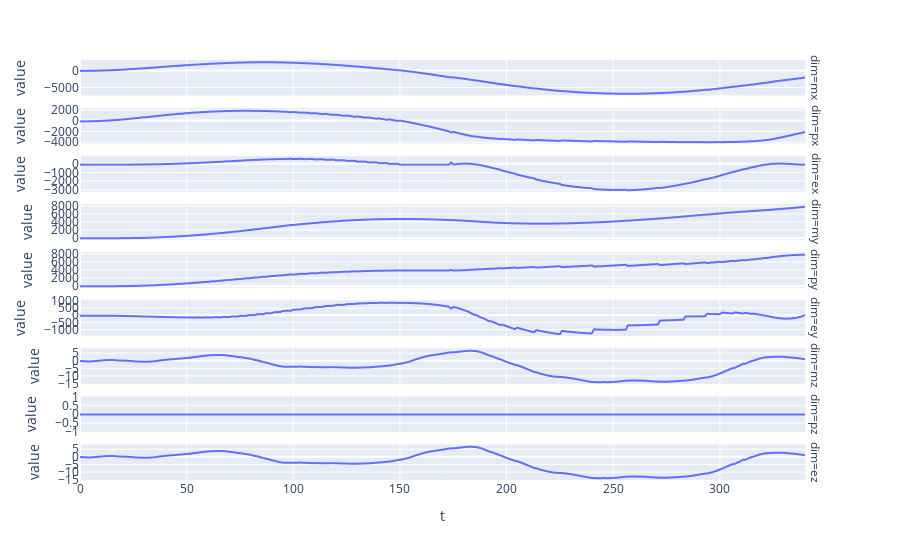

Notebook code for this chart:
### Code cell
fig = ex.line(noise_trace_df.melt(['t'], ['mx', 'px', 'ex', 'my', 'py', 'ey', 'mz', 'pz', 'ez'], 'dim', 'value'),
              x='t', y='value', facet_row='dim')
fig.update_yaxes(matches=None)
fig.update_layout(height=1100)
fig

### Figure 1 — Plotly figure (JSON) as saved in the notebook; plotly's stock layout.template omitted (floating-point values rounded to 4 significant figures; data arrays with more than 128 entries replaced by an {"elided": "..."} marker saying what was removed)
{"data": [{"hovertemplate": "dim=mx<br>t=%{x}<br>value=%{y}<extra></extra>", "legendgroup": "", "line": {"color": "#636efa", "dash": "solid"}, "marker": {"symbol": "circle"}, "mode": "lines", "name": "", "showlegend": false, "type": "scattergl", "x": {"elided": "341 int values"}, "xaxis": "x9", "y": {"elided": "341 float values"}, "yaxis": "y9"}, {"hovertemplate": "dim=px<br>t=%{x}<br>value=%{y}<extra></extra>", "legendgroup": "", "line": {"color": "#636efa", "dash": "solid"}, "marker": {"symbol": "circle"}, "mode": "lines", "name": "", "showlegend": false, "type": "scattergl", "x": {"elided": "341 int values"}, "xaxis": "x8", "y": {"elided": "341 float values"}, "yaxis": "y8"}, {"hovertemplate": "dim=ex<br>t=%{x}<br>value=%{y}<extra></extra>", "legendgroup": "", "line": {"color": "#636efa", "dash": "solid"}, "marker": {"symbol": "circle"}, "mode": "lines", "name": "", "showlegend": false, "type": "scattergl", "x": {"elided": "341 int values"}, "xaxis": "x7", "y": {"elided": "341 float values"}, "yaxis": "y7"}, {"hovertemplate": "dim=my<br>t=%{x}<br>value=%{y}<extra></extra>", "legendgroup": "", "line": {"color": "#636efa", "dash": "solid"}, "marker": {"symbol": "circle"}, "mode": "lines", "name": "", "showlegend": false, "type": "scattergl", "x": {"elided": "341 int values"}, "xaxis": "x6", "y": {"elided": "341 float values"}, "yaxis": "y6"}, {"hovertemplate": "dim=py<br>t=%{x}<br>value=%{y}<extra></extra>", "legendgroup": "", "line": {"color": "#636efa", "dash": "solid"}, "marker": {"symbol": "circle"}, "mode": "lines", "name": "", "showlegend": false, "type": "scattergl", "x": {"elided": "341 int values"}, "xaxis": "x5", "y": {"elided": "341 float values"}, "yaxis": "y5"}, {"hovertemplate": "dim=ey<br>t=%{x}<br>value=%{y}<extra></extra>", "legendgroup": "", "line": {"color": "#636efa", "dash": "solid"}, "marker": {"symbol": "circle"}, "mode": "lines", "name": "", "showlegend": false, "type": "scattergl", "x": {"elided": "341 int values"}, "xaxis": "x4", "y": {"elided": "341 float values"}, "yaxis": "y4"}, {"hovertemplate": "dim=mz<br>t=%{x}<br>value=%{y}<extra></extra>", "legendgroup": "", "line": {"color": "#636efa", "dash": "solid"}, "marker": {"symbol": "circle"}, "mode": "lines", "name": "", "showlegend": false, "type": "scattergl", "x": {"elided": "341 int values"}, "xaxis": "x3", "y": {"elided": "341 float values"}, "yaxis": "y3"}, {"hovertemplate": "dim=pz<br>t=%{x}<br>value=%{y}<extra></extra>", "legendgroup": "", "line": {"color": "#636efa", "dash": "solid"}, "marker": {"symbol": "circle"}, "mode": "lines", "name": "", "showlegend": false, "type": "scattergl", "x": {"elided": "341 int values"}, "xaxis": "x2", "y": {"elided": "341 int values"}, "yaxis": "y2"}, {"hovertemplate": "dim=ez<br>t=%{x}<br>value=%{y}<extra></extra>", "legendgroup": "", "line": {"color": "#636efa", "dash": "solid"}, "marker": {"symbol": "circle"}, "mode": "lines", "name": "", "showlegend": false, "type": "scattergl", "x": {"elided": "341 int values"}, "xaxis": "x", "y": {"elided": "341 float values"}, "yaxis": "y"}], "layout": {"annotations": [{"font": {}, "showarrow": false, "text": "dim=ez", "textangle": 90, "x": 0.98, "xanchor": "left", "xref": "paper", "y": 0.04222, "yanchor": "middle", "yref": "paper"}, {"font": {}, "showarrow": false, "text": "dim=pz", "textangle": 90, "x": 0.98, "xanchor": "left", "xref": "paper", "y": 0.1567, "yanchor": "middle", "yref": "paper"}, {"font": {}, "showarrow": false, "text": "dim=mz", "textangle": 90, "x": 0.98, "xanchor": "left", "xref": "paper", "y": 0.2711, "yanchor": "middle", "yref": "paper"}, {"font": {}, "showarrow": false, "text": "dim=ey", "textangle": 90, "x": 0.98, "xanchor": "left", "xref": "paper", "y": 0.3856, "yanchor": "middle", "yref": "paper"}, {"font": {}, "showarrow": false, "text": "dim=py", "textangle": 90, "x": 0.98, "xanchor": "left", "xref": "paper", "y": 0.5, "yanchor": "middle", "yref": "paper"}, {"font": {}, "showarrow": false, "text": "dim=my", "textangle": 90, "x": 0.98, "xanchor": "left", "xref": "paper", "y": 0.6144, "yanchor": "middle", "yref": "paper"}, {"font": {}, "showarrow": false, "text": "dim=ex", "textangle": 90, "x": 0.98, "xanchor": "left", "xref": "paper", "y": 0.7289, "yanchor": "middle", "yref": "paper"}, {"font": {}, "showarrow": false, "text": "dim=px", "textangle": 90, "x": 0.98, "xanchor": "left", "xref": "paper", "y": 0.8433, "yanchor": "middle", "yref": "paper"}, {"font": {}, "showarrow": false, "text": "dim=mx", "textangle": 90, "x": 0.98, "xanchor": "left", "xref": "paper", "y": 0.9578, "yanchor": "middle", "yref": "paper"}], "autosize": true, "legend": {"tracegroupgap": 0}, "margin": {"t": 60}, "xaxis": {"anchor": "y", "autorange": true, "domain": [0, 0.98], "range": [0, 340], "title": {"text": "t"}, "type": "linear"}, "xaxis2": {"anchor": "y2", "autorange": true, "domain": [0, 0.98], "matches": "x", "range": [0, 340], "showticklabels": false, "type": "linear"}, "xaxis3": {"anchor": "y3", "autorange": true, "domain": [0, 0.98], "matches": "x", "range": [0, 340], "showticklabels": false, "type": "linear"}, "xaxis4": {"anchor": "y4", "autorange": true, "domain": [0, 0.98], "matches": "x", "range": [0, 340], "showticklabels": false, "type": "linear"}, "xaxis5": {"anchor": "y5", "autorange": true, "domain": [0, 0.98], "matches": "x", "range": [0, 340], "showticklabels": false, "type": "linear"}, "xaxis6": {"anchor": "y6", "autorange": true, "domain": [0, 0.98], "matches": "x", "range": [0, 340], "showticklabels": false, "type": "linear"}, "xaxis7": {"anchor": "y7", "autorange": true, "domain": [0, 0.98], "matches": "x", "range": [0, 340], "showticklabels": false, "type": "linear"}, "xaxis8": {"anchor": "y8", "autorange": true, "domain": [0, 0.98], "matches": "x", "range": [0, 340], "showticklabels": false, "type": "linear"}, "xaxis9": {"anchor": "y9", "autorange": true, "domain": [0, 0.98], "matches": "x", "range": [0, 340], "showticklabels": false, "type": "linear"}, "yaxis": {"anchor": "x", "autorange": true, "domain": [0, 0.08444], "range": [-15.16, 8.045], "title": {"text": "value"}, "type": "linear"}, "yaxis2": {"anchor": "x2", "autorange": true, "domain": [0.1144, 0.1989], "range": [-1, 1], "title": {"text": "value"}, "type": "linear"}, "yaxis3": {"anchor": "x3", "autorange": true, "domain": [0.2289, 0.3133], "range": [-15.16, 8.045], "title": {"text": "value"}, "type": "linear"}, "yaxis4": {"anchor": "x4", "autorange": true, "domain": [0.3433, 0.4278], "range": [-1433.0, 1046.0], "title": {"text": "value"}, "type": "linear"}, "yaxis5": {"anchor": "x5", "autorange": true, "domain": [0.4578, 0.5422], "range": [-444.3, 8441.0], "title": {"text": "value"}, "type": "linear"}, "yaxis6": {"anchor": "x6", "autorange": true, "domain": [0.5722, 0.6567], "range": [-446.0, 8475.0], "title": {"text": "value"}, "type": "linear"}, "yaxis7": {"anchor": "x7", "autorange": true, "domain": [0.6867, 0.7711], "range": [-3246.0, 902.1], "title": {"text": "value"}, "type": "linear"}, "yaxis8": {"anchor": "x8", "autorange": true, "domain": [0.8011, 0.8856], "range": [-4259.0, 2333.0], "title": {"text": "value"}, "type": "linear"}, "yaxis9": {"anchor": "x9", "autorange": true, "domain": [0.9156, 1], "range": [-7335.0, 3087.0], "title": {"text": "value"}, "type": "linear"}}}
